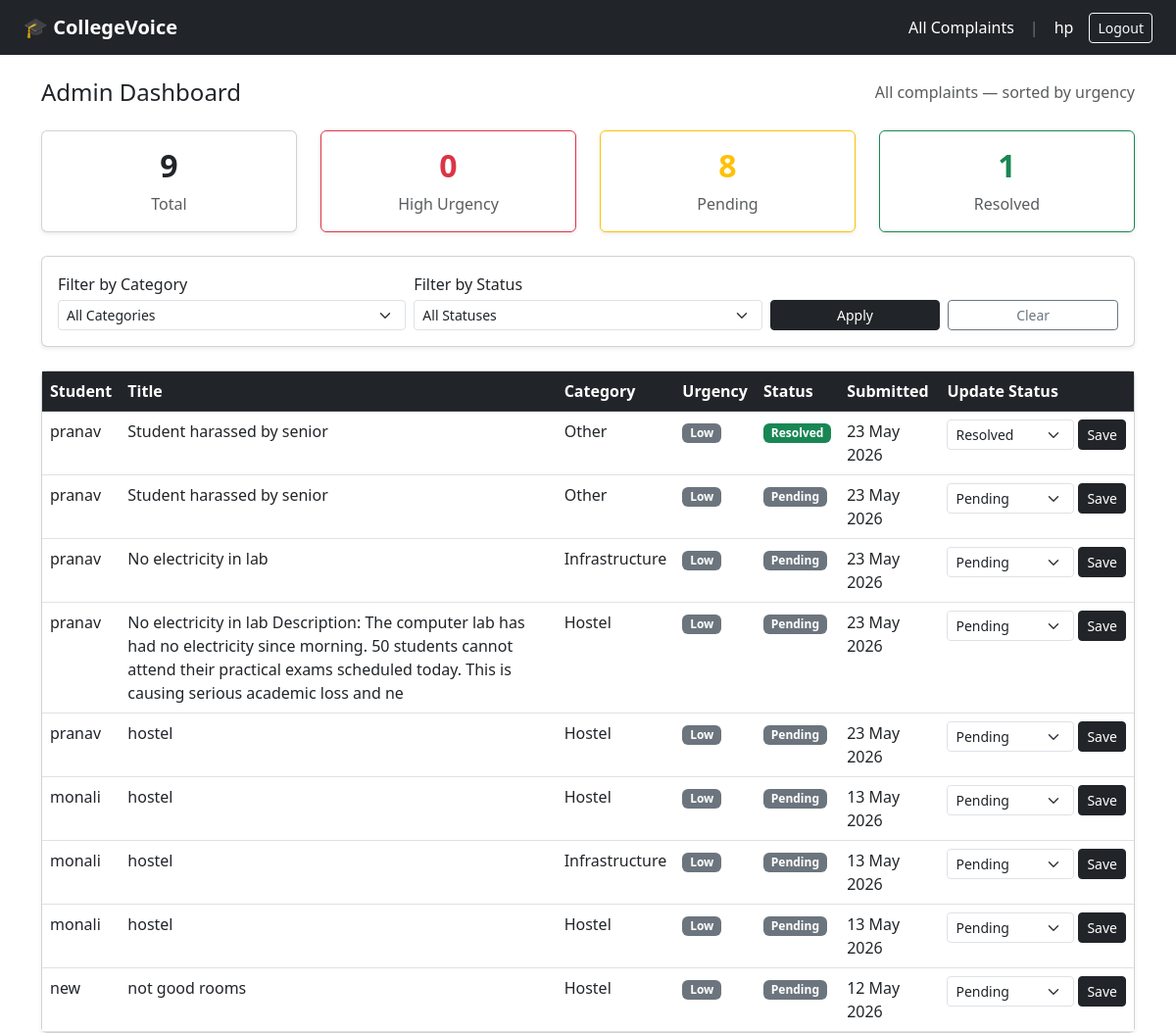
Before: /admin-dashboard/ (signed in) with the older database file.
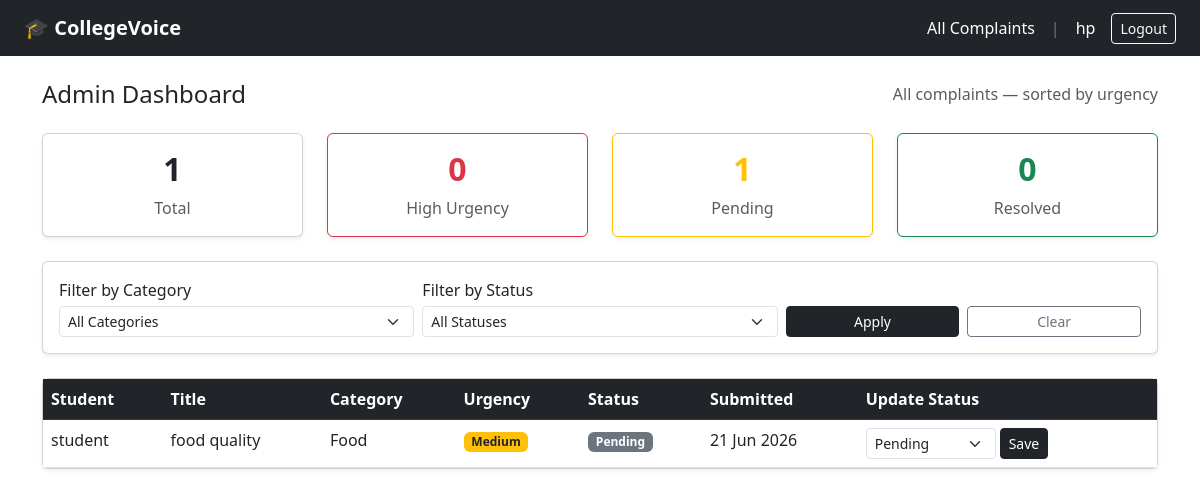
After: the same page with the newer database file.
### complaints/models.py (models this page shows, shortened)
class Complaint(models.Model):
    CATEGORY_CHOICES = [
        ('hostel', 'Hostel'),
        ('food', 'Food'),
        ('academics', 'Academics'),
        ('infrastructure', 'Infrastructure'),
        ('other', 'Other'),
    ]
    URGENCY_CHOICES = [
        ('low', 'Low'),
        ('medium', 'Medium'),
        ('high', 'High'),
    ]
    STATUS_CHOICES = [
        ('pending', 'Pending'),
        ('in_progress', 'In Progress'),
        ('resolved', 'Resolved'),
    ]
    student = models.ForeignKey(User, on_delete=models.CASCADE)
    title = models.CharField(max_length=200)
    description = models.TextField()
    category = models.CharField(max_length=50, choices=CATEGORY_CHOICES)
    urgency = models.CharField(max_length=10, choices=URGENCY_CHOICES, default='low')
    ai_summary = models.TextField(blank=True, null=True)
    status = models.CharField(max_length=20, choices=STATUS_CHOICES, default='pending')
    created_at = models.DateTimeField(auto_now_add=True)
    updated_at = models.DateTimeField(auto_now=True)
    class Meta:
        ordering = ['-created_at']

### complaints/views.py (the view)
# urls.py: path('admin-dashboard/',                    views.admin_dashboard,    name='admin_dashboard'),
@login_required
@admin_required
def admin_dashboard(request):
    urgency_order = {'high': 0, 'medium': 1, 'low': 2}
    complaints = Complaint.objects.all().select_related('student')
    category_filter = request.GET.get('category', '')
    if category_filter:
        complaints = complaints.filter(category=category_filter)
    status_filter = request.GET.get('status', '')
    if status_filter:
        complaints = complaints.filter(status=status_filter)
    complaints = sorted(complaints,
                        key=lambda c: urgency_order.get(c.urgency, 3))
    total        = Complaint.objects.count()
    pending      = Complaint.objects.filter(status='pending').count()
    in_progress  = Complaint.objects.filter(status='in_progress').count()
    resolved     = Complaint.objects.filter(status='resolved').count()
    high_urgency = Complaint.objects.filter(urgency='high').count()
    context = {
        'complaints':      complaints,
        'total':           total,
        'pending':         pending,
        'in_progress':     in_progress,
        'resolved':        resolved,
        'high_urgency':    high_urgency,
        'category_filter': category_filter,
        'status_filter':   status_filter,
    }
    return render(request, 'complaints/admin_dashboard.html', context)

### complaints/templates/complaints/admin_dashboard.html (shortened to what this page needs)
{% extends 'complaints/base.html' %}
{% block content %}
<div class="d-flex justify-content-between align-items-center mb-4">
  <h4 class="mb-0">Admin Dashboard</h4>
  <span class="text-muted">All complaints — sorted by urgency</span>
</div>
<div class="row mb-4">
  <div class="col-md-3">
    <div class="card text-center p-3 shadow-sm">
      <h2 class="fw-bold">{{ total }}</h2>
      <p class="text-muted mb-0">Total</p>
    </div>
  </div>
  <div class="col-md-3">
    <div class="card text-center p-3 shadow-sm border-danger">
      <h2 class="fw-bold text-danger">{{ high_urgency }}</h2>
      <p class="text-muted mb-0">High Urgency</p>
    </div>
  </div>
  <div class="col-md-3">
    <div class="card text-center p-3 shadow-sm border-warning">
      <h2 class="fw-bold text-warning">{{ pending }}</h2>
      <p class="text-muted mb-0">Pending</p>
    </div>
  </div>
  <div class="col-md-3">
    <div class="card text-center p-3 shadow-sm border-success">
      <h2 class="fw-bold text-success">{{ resolved }}</h2>
      <p class="text-muted mb-0">Resolved</p>
    </div>
  </div>
</div>
<div class="card shadow-sm p-3 mb-4">
  <form method="GET" class="row g-2 align-items-end">
    <div class="col-md-4">
      <label class="form-label mb-1">Filter by Category</label>
      <select name="category" class="form-select form-select-sm">
        <option value="">All Categories</option>
      </select>
    </div>
    <div class="col-md-4">
      <label class="form-label mb-1">Filter by Status</label>
      <select name="status" class="form-select form-select-sm">
        <option value="">All Statuses</option>
      </select>
    </div>
    <div class="col-md-2">
      <button type="submit" class="btn btn-dark btn-sm w-100">Apply</button>
    </div>
    <div class="col-md-2">
      <a href="{% url 'admin_dashboard' %}" class="btn btn-outline-secondary btn-sm w-100">Clear</a>
    </div>
  </form>
</div>
{% if complaints %}
<div class="card shadow-sm">
  <table class="table table-hover mb-0">
    <thead class="table-dark">
      <tr>
        <th>Student</th>
        <th>Title</th>
        <th>Category</th>
        <th>Urgency</th>
        <th>Status</th>
        <th>Submitted</th>
        <th>Update Status</th>
      </tr>
    </thead>
    <tbody>
      {% for c in complaints %}
      <tr>
        <td>{{ c.student.username }}</td>
        <td>{{ c.title }}</td>
        <td class="text-capitalize">{{ c.category }}</td>
        <td>
          {% if c.urgency == 'high' %}
            <span class="badge bg-danger">High</span>
          {% elif c.urgency == 'medium' %}
            <span class="badge bg-warning text-dark">Medium</span>
          {% else %}
            <span class="badge bg-secondary">Low</span>
          {% endif %}
        </td>
        <td>
          {% if c.status == 'resolved' %}
            <span class="badge bg-success">Resolved</span>
          {% elif c.status == 'in_progress' %}
            <span class="badge bg-info text-dark">In Progress</span>
          {% else %}
            <span class="badge bg-secondary">Pending</span>
          {% endif %}
        </td>
        <td>{{ c.created_at|date:"d M Y" }}</td>
        <td>
          <form method="POST" action="{% url 'update_status' c.id %}" class="d-flex gap-1">
            <select name="status" class="form-select form-select-sm" style="width:130px">
              <option value="pending"     {% if c.status == 'pending' %}selected{% endif %}>Pending</option>
              <option value="resolved"    {% if c.status == 'resolved' %}selected{% endif %}>Resolved</option>
            </select>
            <button type="submit" class="btn btn-sm btn-dark">Save</button>
          </form>
        </td>
      </tr>
      {% endfor %}
    </tbody>
  </table>
</div>
{% else %}
<div class="text-center py-5 text-muted">
  <h5>No complaints found</h5>
  <p>Try clearing the filters.</p>
</div>
{% endif %}
{% endblock %}

Changed rows visible on the page:
removed Complaint: student.username "pranav", title "Student harassed by senior", category "Other", urgency "Low", shows "Resolved", created_at "23 May 2026", status "Resolved"
removed Complaint: student.username "pranav", title "Student harassed by senior", category "Other", urgency "Low", shows "Pending", created_at "23 May 2026", status "Pending"
removed Complaint: student.username "pranav", title "No electricity in lab", category "Infrastructure", urgency "Low", shows "Pending", created_at "23 May 2026", status "Pending"
removed Complaint: student.username "pranav", title "No electricity in lab Description: The computer lab has had no electricity since morning. 50 students cannot attend their practical exams scheduled today. This is causing serious academic loss and ne", category "Hostel", urgency "Low", shows "Pending", created_at "23 May 2026", status "Pending"
removed Complaint: student.username "pranav", title "hostel", category "Hostel", urgency "Low", shows "Pending", created_at "23 May 2026", status "Pending"
removed Complaint: student.username "monali", title "hostel", category "Hostel", urgency "Low", shows "Pending", created_at "13 May 2026", status "Pending"
removed Complaint: student.username "monali", title "hostel", category "Infrastructure", urgency "Low", shows "Pending", created_at "13 May 2026", status "Pending"
removed Complaint: student.username "monali", title "hostel", category "Hostel", urgency "Low", shows "Pending", created_at "13 May 2026", status "Pending"
removed Complaint: student.username "new", title "not good rooms", category "Hostel", urgency "Low", shows "Pending", created_at "12 May 2026", status "Pending"
added Complaint: student.username "student", title "food quality", category "Food", urgency "Medium", shows "Pending", created_at "21 Jun 2026", status "Pending"
Other visible differences:
{{ total }}: "9" → "1"
{{ pending }}: "8" → "1"
{{ resolved }}: "1" → "0"
